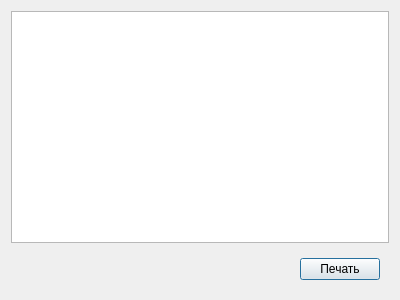
<?xml version="1.0" encoding="UTF-8"?>
<ui version="4.0">
 <class>PrintDialog</class>
 <widget class="QDialog" name="PrintDialog">
  <property name="geometry">
   <rect>
    <x>0</x>
    <y>0</y>
    <width>400</width>
    <height>300</height>
   </rect>
  </property>
  <property name="windowTitle">
   <string>Dialog</string>
  </property>
  <layout class="QVBoxLayout" name="verticalLayout">
   <item>
    <widget class="QTextBrowser" name="textBrowser">
     <property name="openExternalLinks">
      <bool>true</bool>
     </property>
    </widget>
   </item>
   <item>
    <widget class="QWidget" name="horizontalWidget" native="true">
     <layout class="QHBoxLayout" name="horizontalLayout">
      <item>
       <spacer name="horizontalSpacer">
        <property name="orientation">
         <enum>Qt::Horizontal</enum>
        </property>
        <property name="sizeHint" stdset="0">
         <size>
          <width>40</width>
          <height>20</height>
         </size>
        </property>
       </spacer>
      </item>
      <item>
       <widget class="QPushButton" name="btnPrint">
        <property name="text">
         <string>Печать</string>
        </property>
        <property name="icon">
         <iconset theme="document-print"/>
        </property>
       </widget>
      </item>
     </layout>
    </widget>
   </item>
  </layout>
 </widget>
 <resources/>
 <connections/>
</ui>
